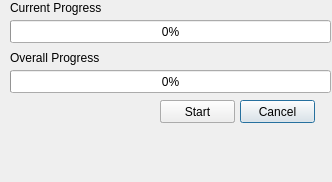
<?xml version="1.0" encoding="UTF-8"?>
<ui version="4.0">
 <class>menu_diagnosisRepairSystemRetrieveData</class>
 <widget class="QDialog" name="menu_diagnosisRepairSystemRetrieveData">
  <property name="geometry">
   <rect>
    <x>0</x>
    <y>0</y>
    <width>332</width>
    <height>182</height>
   </rect>
  </property>
  <property name="minimumSize">
   <size>
    <width>332</width>
    <height>182</height>
   </size>
  </property>
  <property name="maximumSize">
   <size>
    <width>332</width>
    <height>400</height>
   </size>
  </property>
  <property name="windowTitle">
   <string>Dialog</string>
  </property>
  <widget class="QProgressBar" name="currentProgress">
   <property name="geometry">
    <rect>
     <x>10</x>
     <y>20</y>
     <width>321</width>
     <height>23</height>
    </rect>
   </property>
   <property name="value">
    <number>0</number>
   </property>
  </widget>
  <widget class="QLabel" name="statusDirLabel">
   <property name="geometry">
    <rect>
     <x>10</x>
     <y>130</y>
     <width>311</width>
     <height>51</height>
    </rect>
   </property>
   <property name="text">
    <string/>
   </property>
  </widget>
  <widget class="QTextBrowser" name="detailsBrowser">
   <property name="geometry">
    <rect>
     <x>10</x>
     <y>190</y>
     <width>311</width>
     <height>201</height>
    </rect>
   </property>
  </widget>
  <widget class="QPushButton" name="cancelButton">
   <property name="geometry">
    <rect>
     <x>240</x>
     <y>100</y>
     <width>75</width>
     <height>23</height>
    </rect>
   </property>
   <property name="text">
    <string>Cancel</string>
   </property>
  </widget>
  <widget class="QProgressBar" name="overallProgress">
   <property name="geometry">
    <rect>
     <x>10</x>
     <y>70</y>
     <width>321</width>
     <height>23</height>
    </rect>
   </property>
   <property name="value">
    <number>0</number>
   </property>
  </widget>
  <widget class="QLabel" name="currentLabel">
   <property name="geometry">
    <rect>
     <x>10</x>
     <y>0</y>
     <width>91</width>
     <height>16</height>
    </rect>
   </property>
   <property name="text">
    <string>Current Progress :</string>
   </property>
  </widget>
  <widget class="QLabel" name="overallLabel">
   <property name="geometry">
    <rect>
     <x>10</x>
     <y>50</y>
     <width>91</width>
     <height>16</height>
    </rect>
   </property>
   <property name="text">
    <string>Overall Progress : </string>
   </property>
  </widget>
  <widget class="QPushButton" name="detailsButton">
   <property name="geometry">
    <rect>
     <x>160</x>
     <y>100</y>
     <width>75</width>
     <height>23</height>
    </rect>
   </property>
   <property name="text">
    <string>Details</string>
   </property>
  </widget>
  <widget class="QPushButton" name="startButton">
   <property name="geometry">
    <rect>
     <x>160</x>
     <y>100</y>
     <width>75</width>
     <height>23</height>
    </rect>
   </property>
   <property name="text">
    <string>Start</string>
   </property>
  </widget>
  <widget class="QLabel" name="statusLabel">
   <property name="geometry">
    <rect>
     <x>10</x>
     <y>100</y>
     <width>141</width>
     <height>21</height>
    </rect>
   </property>
   <property name="text">
    <string/>
   </property>
  </widget>
 </widget>
 <resources/>
 <connections/>
</ui>
